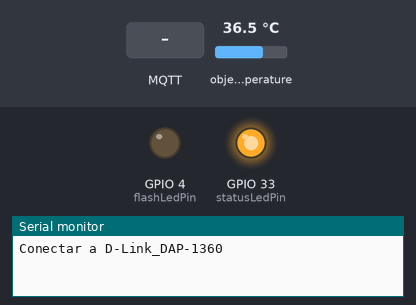
Bench run of a sketch on a simulated ESP32. Shown: output pins drawn as LEDs (lit = HIGH), the last lines printed to the serial monitor. Inputs (shaded band) come from the test bench; at power-on: object temperature 36.5 °C. WiFi joins after 1.5 s; servers stay silent unless stated; no MQTT or app messages arrive unless stated.

Above: at 0.1 s.
At 5.2 s:
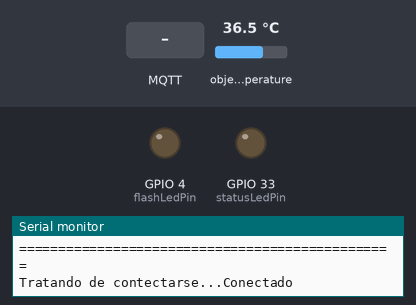
5.3 s: MQTT message "esp32/output" arrives on the first subscribed topic
6.8 s: MQTT message "true" arrives on the first subscribed topic
8.3 s: MQTT message "false" arrives on the first subscribed topic
Timing chart, 0 to 11.3 s (numbered marks = the images above; inputs shaded):
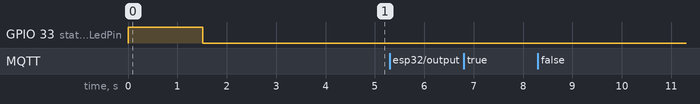

The sketch:

MLX90614-ESP32CAM-MQTT-I2C.ino
```cpp
/*
 * Programa completo de IoT con sensor de temperatura Infrarrojo
 * por: Hugo Escalpelo
 * Fecha: 04 febrero de 2022
 *
 * Este programa envia los datos del sensor de temperatura Infrarrojo MLX90614
 * por MQTT a un flow que lo muestra en un dashboard, guarda en base de datos y
 * devuelve informacion.
 *
 * Sensor MLX90614    PinESP32CAM
 * Vin----------------5V
 * GND----------------GND
 * SDA----------------14
 * SCL----------------15
 */

//Bibliotecas
#include <WiFi.h>  // Biblioteca para el control de WiFi
#include <PubSubClient.h> //Biblioteca para conexion MQTT
#include <Adafruit_MLX90614.h>
#include <Wire.h>

//Datos de WiFi
const char* ssid = "D-Link_DAP-1360";  // Aquí debes poner el nombre de tu red
const char* password = "12345678Fluidos";  // Aquí debes poner la contraseña de tu red

//Datos del broker MQTT
const char* mqtt_server = "192.168.1.75"; // Si estas en una red local, coloca la IP asignada, en caso contrario, coloca la IP publica
IPAddress server(192,168,15,75);

// Objetos
WiFiClient espClient; // Este objeto maneja los datos de conexion WiFi
PubSubClient client(espClient); // Este objeto maneja los datos de conexion al broker
Adafruit_MLX90614 mlx = Adafruit_MLX90614();

// Variables
int flashLedPin = 4;  // Para indicar el estatus de conexión
int statusLedPin = 33; // Para ser controlado por MQTT
long timeNow, timeLast; // Variables de control de tiempo no bloqueante
int data = 0; // Contador
int wait = 5000;  // Indica la espera cada 5 segundos para envío de mensajes MQTT

// Inicialización del programa
void setup() {
  // Iniciar comunicación serial
  Serial.begin (115200);
  pinMode (flashLedPin, OUTPUT);
  pinMode (statusLedPin, OUTPUT);
  digitalWrite (flashLedPin, LOW);
  digitalWrite (statusLedPin, HIGH);

  Serial.println();
  Serial.println();
  Serial.print("Conectar a ");
  Serial.println(ssid);

  WiFi.begin(ssid, password); // Esta es la función que realiz la conexión a WiFi

  while (WiFi.status() != WL_CONNECTED) { // Este bucle espera a que se realice la conexión
    digitalWrite (statusLedPin, HIGH);
    delay(500); //dado que es de suma importancia esperar a la conexión, debe usarse espera bloqueante
    digitalWrite (statusLedPin, LOW);
    Serial.print(".");  // Indicador de progreso
    delay (5);
  }

  // Cuando se haya logrado la conexión, el programa avanzará, por lo tanto, puede informarse lo siguiente
  Serial.println();
  Serial.println("WiFi conectado");
  Serial.println("Direccion IP: ");
  Serial.println(WiFi.localIP());

  // Si se logro la conexión, encender led
  if (WiFi.status () > 0){
  digitalWrite (statusLedPin, LOW);
  }

  delay (1000); // Esta espera es solo una formalidad antes de iniciar la comunicación con el broker

  // Conexión con el broker MQTT
  client.setServer(server, 1883); // Conectarse a la IP del broker en el puerto indicado
  client.setCallback(callback); // Activar función de CallBack, permite recibir mensajes MQTT y ejecutar funciones a partir de ellos
  delay(1500);  // Esta espera es preventiva, espera a la conexión para no perder información

  Wire.begin (14,15);
  if (!mlx.begin(0x5A, &Wire)) {
    Serial.println("Error connecting to MLX sensor. Check wiring.");
    while (1);
  };

  Serial.print("Emissivity = "); Serial.println(mlx.readEmissivity());
  Serial.println("================================================");

  timeLast = millis (); // Inicia el control de tiempo
}// fin del void setup ()

// Cuerpo del programa, bucle principal
void loop() {
  //Verificar siempre que haya conexión al broker
  if (!client.connected()) {
    reconnect();  // En caso de que no haya conexión, ejecutar la función de reconexión, definida despues del void setup ()
  }// fin del if (!client.connected())
  client.loop(); // Esta función es muy importante, ejecuta de manera no bloqueante las funciones necesarias para la comunicación con el broker


  timeNow = millis(); // Control de tiempo para esperas no bloqueantes
  if (timeNow - timeLast > wait) { // Manda un mensaje por MQTT cada cinco segundos
    timeLast = timeNow; // Actualización de seguimiento de tiempo

    data = mlx.readObjectTempC(); // Se envaí la lectura del sensor de temperatura

    char dataString[8]; // Define una arreglo de caracteres para enviarlos por MQTT, especifica la longitud del mensaje en 8 caracteres
    dtostrf(data, 1, 2, dataString);  // Esta es una función nativa de leguaje AVR que convierte un arreglo de caracteres en una variable String
    Serial.print("°C: "); // Se imprime en monitor solo para poder visualizar que el evento sucede
    Serial.println(dataString);
    client.publish("codigoIoT/SIC/MLX90614", dataString); // Esta es la función que envía los datos por MQTT, especifica el tema y el valor
  }// fin del if (timeNow - timeLast > wait)
}// fin del void loop ()

// Funciones de usuario

// Esta función permite tomar acciones en caso de que se reciba un mensaje correspondiente a un tema al cual se hará una suscripción
void callback(char* topic, byte* message, unsigned int length) {

  // Indicar por serial que llegó un mensaje
  Serial.print("Llegó un mensaje en el tema: ");
  Serial.print(topic);

  // Concatenar los mensajes recibidos para conformarlos como una varialbe String
  String messageTemp; // Se declara la variable en la cual se generará el mensaje completo
  for (int i = 0; i < length; i++) {  // Se imprime y concatena el mensaje
    Serial.print((char)message[i]);
    messageTemp += (char)message[i];
  }

  // Se comprueba que el mensaje se haya concatenado correctamente
  Serial.println();
  Serial.print ("Mensaje concatenado en una sola variable: ");
  Serial.println (messageTemp);

  // En esta parte puedes agregar las funciones que requieras para actuar segun lo necesites al recibir un mensaje MQTT

  // Ejemplo, en caso de recibir el mensaje true - false, se cambiará el estado del led soldado en la placa.
  // El ESP323CAM está suscrito al tema esp/output
  if (String(topic) == "esp32/output") {  // En caso de recibirse mensaje en el tema esp32/output
    if(messageTemp == "true"){
      Serial.println("Led encendido");
      digitalWrite(flashLedPin, HIGH);
    }// fin del if (String(topic) == "esp32/output")
    else if(messageTemp == "false"){
      Serial.println("Led apagado");
      digitalWrite(flashLedPin, LOW);
    }// fin del else if(messageTemp == "false")
  }// fin del if (String(topic) == "esp32/output")
}// fin del void callback

// Función para reconectarse
void reconnect() {
  // Bucle hasta lograr conexión
  while (!client.connected()) { // Pregunta si hay conexión
    Serial.print("Tratando de contectarse...");
    // Intentar reconexión
    if (client.connect("ESP32CAMClient")) { //Pregunta por el resultado del intento de conexión
      Serial.println("Conectado");
      client.subscribe("codigoIoT/SIC/MLX90614"); // Esta función realiza la suscripción al tema
    }// fin del  if (client.connect("ESP32CAMClient"))
    else {  //en caso de que la conexión no se logre
      Serial.print("Conexion fallida, Error rc=");
      Serial.print(client.state()); // Muestra el codigo de error
      Serial.println(" Volviendo a intentar en 5 segundos");
      // Espera de 5 segundos bloqueante
      delay(5000);
      Serial.println (client.connected ()); // Muestra estatus de conexión
    }// fin del else
  }// fin del bucle while (!client.connected())
}// fin de void reconnect(
```
